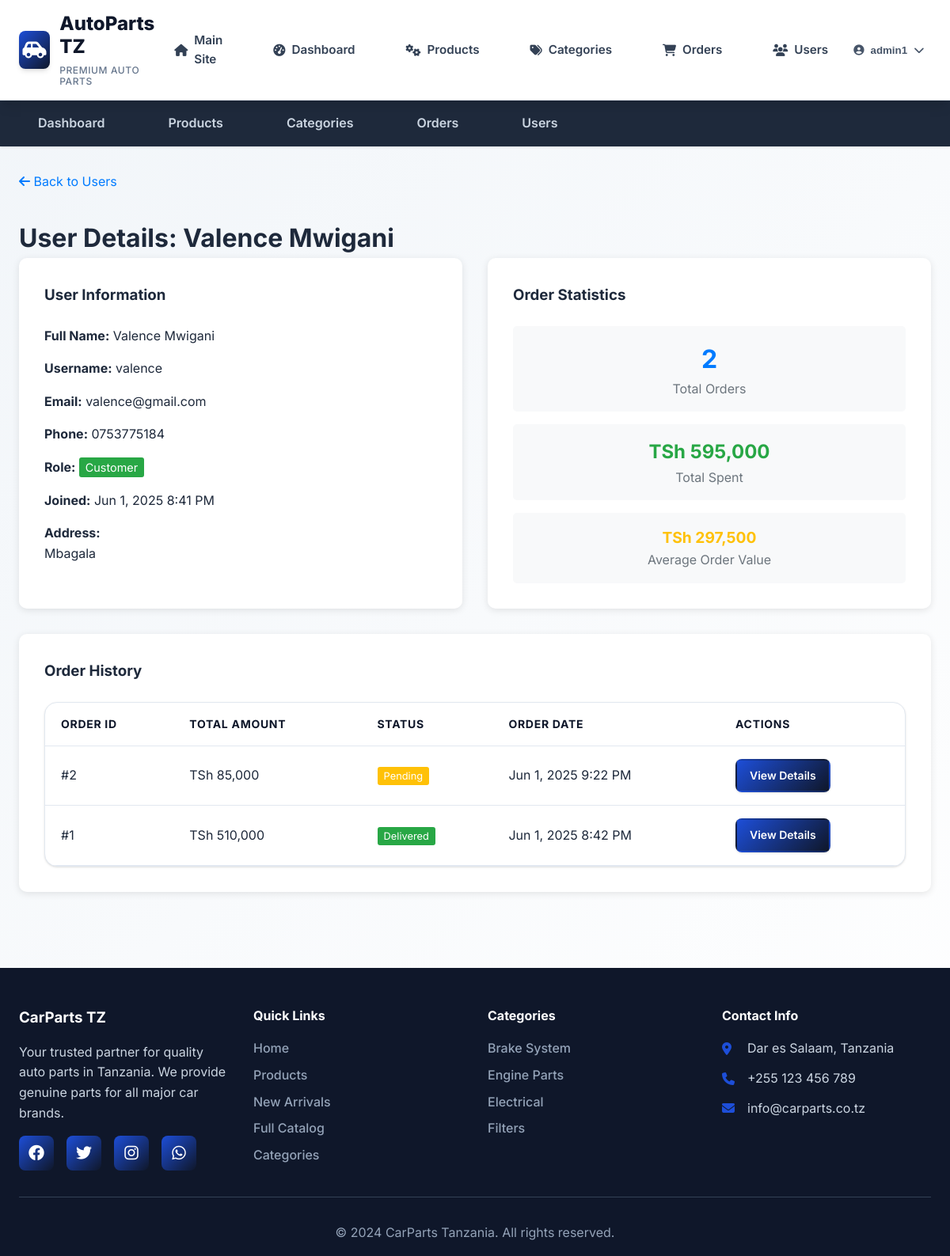
Screenshot of /admin/user_details.php?id=3 (signed in) with the database file from the repository.
### tables this page shows
CREATE TABLE `users` (
  `id` int(11) NOT NULL,
  `username` varchar(50) NOT NULL,
  `email` varchar(100) NOT NULL,
  `password` varchar(255) NOT NULL,
  `full_name` varchar(100) NOT NULL,
  `phone` varchar(20) DEFAULT NULL,
  `address` text DEFAULT NULL,
  `role` enum('customer','admin') DEFAULT 'customer',
  `created_at` timestamp NOT NULL DEFAULT current_timestamp()
);

CREATE TABLE `orders` (
  `id` int(11) NOT NULL,
  `user_id` int(11) DEFAULT NULL,
  `total_amount` decimal(10,2) NOT NULL,
  `status` enum('pending','processing','shipped','delivered','cancelled') DEFAULT 'pending',
  `shipping_address` text NOT NULL,
  `phone` varchar(20) NOT NULL,
  `created_at` timestamp NOT NULL DEFAULT current_timestamp()
);

### includes/functions.php (called while the page is built, shortened)
<?php
function formatPrice($price) {
    return 'TSh ' . number_format($price, 0, '.', ',');
}
?>

### admin/user_details.php (the view, shortened to what this page needs)
<?php
$root_path = dirname(__DIR__);
require_once $root_path . '/includes/functions.php';
$database = new Database();
$db = $database->getConnection();
$user_id = isset($_GET['id']) ? (int)$_GET['id'] : 0;
$query = "SELECT * FROM users WHERE id = ?";
$stmt = $db->prepare($query);
$stmt->execute([$user_id]);
$user = $stmt->fetch(PDO::FETCH_ASSOC);
$orders_query = "SELECT * FROM orders WHERE user_id = ? ORDER BY created_at DESC";
$orders_stmt = $db->prepare($orders_query);
$orders_stmt->execute([$user_id]);
$orders = $orders_stmt->fetchAll(PDO::FETCH_ASSOC);
$stats_query = "SELECT
                    COUNT(*) as total_orders,
                    COALESCE(SUM(total_amount), 0) as total_spent,
                    AVG(total_amount) as avg_order_value
                FROM orders WHERE user_id = ?";
$stats_stmt = $db->prepare($stats_query);
$stats_stmt->execute([$user_id]);
$stats = $stats_stmt->fetch(PDO::FETCH_ASSOC);
include '../includes/header.php';
?>
<nav class="admin-nav">
    <div class="container">
        <ul>
            <li><a href="dashboard.php">Dashboard</a></li>
            <li><a href="products.php">Products</a></li>
            <li><a href="categories.php">Categories</a></li>
            <li><a href="orders.php">Orders</a></li>
            <li><a href="users.php">Users</a></li>
        </ul>
    </div>
</nav>
<main class="admin-content">
    <div class="container">
        <div style="margin-bottom: 2rem;">
            <a href="users.php" style="color: #007bff; text-decoration: none;">
                <i class="fas fa-arrow-left"></i> Back to Users
            </a>
        </div>
        <h1>User Details: <?php echo htmlspecialchars($user['full_name']); ?></h1>
        <div style="display: grid; grid-template-columns: 1fr 1fr; gap: 2rem; margin-bottom: 2rem;">
            <div style="background: white; border-radius: 10px; padding: 2rem; box-shadow: 0 2px 10px rgba(0,0,0,0.1);">
                <h3 style="margin-bottom: 1.5rem;">User Information</h3>
                <div style="margin-bottom: 1rem;">
                    <strong>Full Name:</strong> <?php echo htmlspecialchars($user['full_name']); ?>
                </div>
                <div style="margin-bottom: 1rem;">
                    <strong>Username:</strong> <?php echo htmlspecialchars($user['username']); ?>
                </div>
                <div style="margin-bottom: 1rem;">
                    <strong>Email:</strong> <?php echo htmlspecialchars($user['email']); ?>
                </div>
                <div style="margin-bottom: 1rem;">
                    <strong>Phone:</strong> <?php echo htmlspecialchars($user['phone'] ?: 'Not provided'); ?>
                </div>
                <div style="margin-bottom: 1rem;">
                    <strong>Role:</strong>
                    <span style="background: <?php echo $user['role'] === 'admin' ? '#007bff' : '#28a745'; ?>; color: white; padding: 0.25rem 0.5rem; border-radius: 3px; font-size: 0.9rem;">
                        <?php echo ucfirst($user['role']); ?>
                    </span>
                </div>
                <div style="margin-bottom: 1rem;">
                    <strong>Joined:</strong> <?php echo date('M j, Y g:i A', strtotime($user['created_at'])); ?>
                </div>
                <?php if ($user['address']): ?>
                    <div style="margin-bottom: 1rem;">
                        <strong>Address:</strong><br>
                        <?php echo nl2br(htmlspecialchars($user['address'])); ?>
                    </div>
                <?php endif; ?>
            </div>
            <div style="background: white; border-radius: 10px; padding: 2rem; box-shadow: 0 2px 10px rgba(0,0,0,0.1);">
                <h3 style="margin-bottom: 1.5rem;">Order Statistics</h3>
                <div style="display: grid; grid-template-columns: 1fr; gap: 1rem;">
                    <div style="background: #f8f9fa; padding: 1rem; border-radius: 5px; text-align: center;">
                        <div style="font-size: 2rem; font-weight: bold; color: #007bff;"><?php echo $stats['total_orders']; ?></div>
                        <div style="color: #6c757d;">Total Orders</div>
                    </div>
                    <div style="background: #f8f9fa; padding: 1rem; border-radius: 5px; text-align: center;">
                        <div style="font-size: 1.5rem; font-weight: bold; color: #28a745;"><?php echo formatPrice($stats['total_spent']); ?></div>
                        <div style="color: #6c757d;">Total Spent</div>
                    </div>
                    <div style="background: #f8f9fa; padding: 1rem; border-radius: 5px; text-align: center;">
                        <div style="font-size: 1.2rem; font-weight: bold; color: #ffc107;"><?php echo formatPrice($stats['avg_order_value']); ?></div>
                        <div style="color: #6c757d;">Average Order Value</div>
                    </div>
                </div>
            </div>
        </div>
        <div style="background: white; border-radius: 10px; padding: 2rem; box-shadow: 0 2px 10px rgba(0,0,0,0.1);">
            <h3 style="margin-bottom: 1.5rem;">Order History</h3>
            <?php if (empty($orders)): ?>
                <p style="text-align: center; color: #6c757d;">No orders found for this user.</p>
            <?php else: ?>
                <div class="data-table">
                    <table>
                        <thead>
                            <tr>
                                <th>Order ID</th>
                                <th>Total Amount</th>
                                <th>Status</th>
                                <th>Order Date</th>
                                <th>Actions</th>
                            </tr>
                        </thead>
                        <tbody>
                            <?php foreach ($orders as $order): ?>
                                <tr>
                                    <td>#<?php echo $order['id']; ?></td>
                                    <td><?php echo formatPrice($order['total_amount']); ?></td>
                                    <td>
                                        <span style="background: <?php
                                            echo $order['status'] === 'pending' ? '#ffc107' :
                                                ($order['status'] === 'delivered' ? '#28a745' :
                                                ($order['status'] === 'cancelled' ? '#dc3545' : '#007bff'));
                                        ?>; color: white; padding: 0.25rem 0.5rem; border-radius: 3px; font-size: 0.8rem;">
                                            <?php echo ucfirst($order['status']); ?>
                                        </span>
                                    </td>
                                    <td><?php echo date('M j, Y g:i A', strtotime($order['created_at'])); ?></td>
                                    <td>
                                        <a href="order_details.php?id=<?php echo $order['id']; ?>" class="btn btn-sm btn-primary">View Details</a>
                                    </td>
                                </tr>
                            <?php endforeach; ?>
                        </tbody>
                    </table>
                </div>
            <?php endif; ?>
        </div>
    </div>
</main>
<?php include '../includes/footer.php'; ?>

### assets/css/styles2.css (style rules this page uses)
* { margin: 0; padding: 0; box-sizing: border-box; }
:root { --primary-color: #1d4ed8; --primary-dark: #0f172a; --secondary-color: #f59e0b; --accent-color: #10b981; --danger-color: #dc2626; --warning-color: #facc15; --success-color: #22c55e; --info-color: #2563eb; --dark-color: #1e293b; --light-color: #f8fafc; --gray-100: #f1f5f9; --gray-200: #e2e8f0; --gray-300: #cbd5e1; --gray-400: #94a3b8; --gray-500: #64748b; --gray-600: #475569; --gray-700: #334155; --gray-800: #1e293b; --gray-900: #0f172a; --white: #ffffff; --shadow-sm: 0 1px 2px 0 rgb(0 0 0 / 0.05); --shadow: 0 1px 3px 0 rgb(0 0 0 / 0.1), 0 1px 2px -1px rgb(0 0 0 / 0.1); --shadow-md: 0 4px 6px -1px rgb(0 0 0 / 0.1), 0 2px 4px -2px rgb(0 0 0 / 0.1); --shadow-lg: 0 10px 15px -3px rgb(0 0 0 / 0.1), 0 4px 6px -4px rgb(0 0 0 / 0.1); --shadow-xl: 0 20px 25px -5px rgb(0 0 0 / 0.1), 0 8px 10px -6px rgb(0 0 0 / 0.1); --border-radius: 0.5rem; --border-radius-lg: 0.75rem; --border-radius-xl: 1rem; }
body { font-family: "Inter", "Segoe UI", Tahoma, Geneva, Verdana, sans-serif; line-height: 1.6; color: var(--gray-800); background: linear-gradient(135deg, var(--gray-100) 0%, var(--white) 100%); min-height: 100vh; }
.container { max-width: 1200px; margin: 0 auto; padding: 0 1.5rem; }
.btn { padding: 0.875rem 1.75rem; border: none; border-radius: var(--border-radius); cursor: pointer; font-size: 1rem; font-weight: 600; text-decoration: none; display: inline-flex; align-items: center; justify-content: center; gap: 0.5rem; text-align: center; transition: all 0.3s ease; box-shadow: var(--shadow); border: 2px solid transparent; }
.btn-primary { background: linear-gradient(135deg, var(--primary-color), var(--primary-dark)); color: var(--white); }
.cart-table, .data-table { width: 100%; background: var(--white); border-radius: var(--border-radius-xl); overflow: hidden; box-shadow: var(--shadow); border: 1px solid var(--gray-200); }
.cart-table table, .data-table table { width: 100%; border-collapse: collapse; }
.cart-table th, .cart-table td, .data-table th, .data-table td { padding: 1rem 1.25rem; text-align: left; border-bottom: 1px solid var(--gray-200); }
.cart-table th, .data-table th { background: var(--gray-50); font-weight: 700; color: var(--gray-900); font-size: 0.875rem; text-transform: uppercase; letter-spacing: 0.05em; }
.admin-nav { background: var(--gray-800); padding: 1rem 0; box-shadow: var(--shadow); }
.admin-nav ul { display: flex; list-style: none; gap: 2rem; }
.admin-nav a { color: var(--gray-300); text-decoration: none; padding: 0.75rem 1.5rem; border-radius: var(--border-radius); transition: all 0.3s ease; font-weight: 600; }
.admin-content { padding: 2rem 0; }
.btn-sm { padding: 0.5rem 1rem; font-size: 0.875rem; }

### rows the page displays
users: full_name "Valence Mwigani", username "valence", email "valence@gmail.com", phone "0753775184", role "Customer", created_at "Jun 1, 2025 8:41 PM", address "Mbagala"
orders: id "2", total_amount "TSh 85,000", status "Pending", created_at "Jun 1, 2025 9:22 PM"
orders: id "1", total_amount "TSh 510,000", status "Delivered", created_at "Jun 1, 2025 8:42 PM"

### other values shown
$_SESSION['username'] "admin1"
$stats['total_orders'] "2"
formatPrice($stats['total_spent']) "TSh 595,000"
formatPrice($stats['avg_order_value']) "TSh 297,500"
